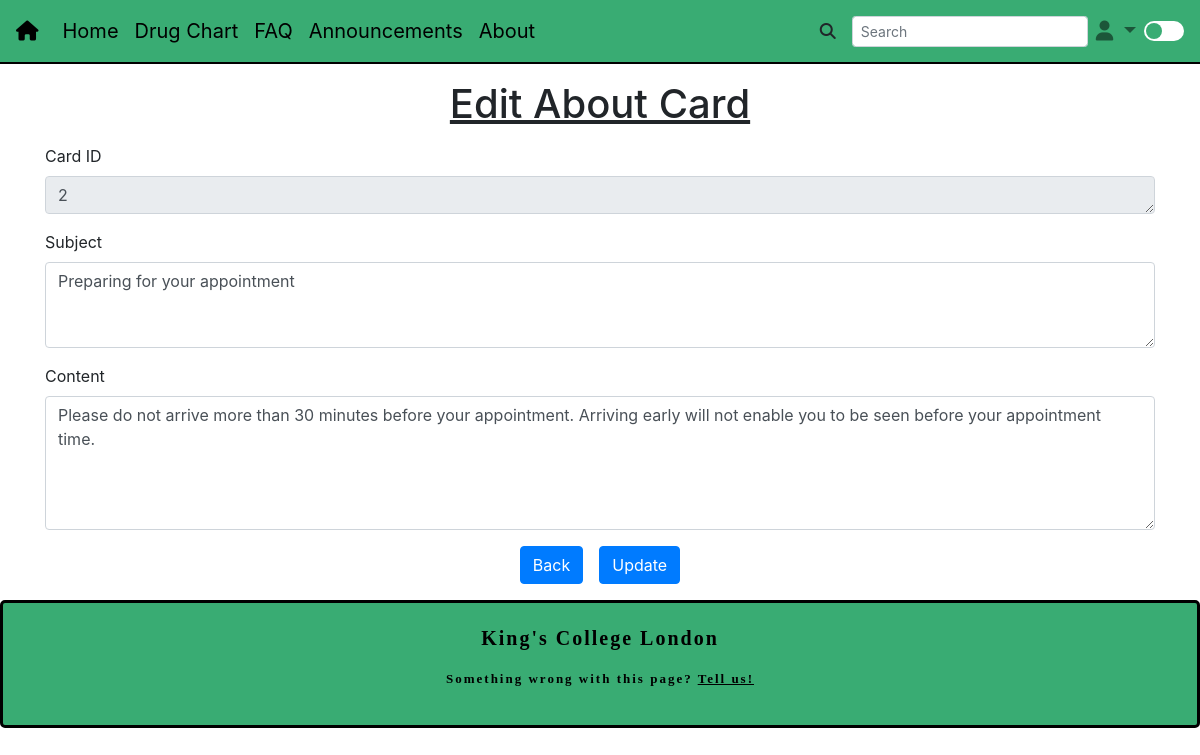
The app's page /about/edit/2 (signed in) with its own data.
### models.py (models this page shows)
class About(db.Model):
    id = db.Column(db.Integer, primary_key=True, autoincrement=True)
    title = db.Column(db.String(400), nullable=False)
    content = db.Column(db.String(10000), nullable=False)

### about/routes.py (the view)
@about.route('/about/edit/<id>', methods=['GET', 'POST'])
@login_required
def edit_card(id):
    about = About.query.get(id)
    if request.method == 'POST':
        if about:
            about.title = request.form['newSubject']
            about.content = request.form['newContent']
            db.session.commit()
        return redirect(url_for('main.about'))
    return render_template('about/edit.html', about=about)

### templates/about/edit.html (shortened to what this page needs)
{% extends 'base_templates/form.html' %}
{% from 'base_templates/form.html' import textarea, submit with context %}
{% block header %} Edit About Card {% endblock %}
{% block form %}
{{ textarea(title='Card ID', id='card', rows='1', cols='35', attributes=['readonly'], value=about.id) }}
{{ textarea(title='Subject', id='newSubject', rows='3', cols='60', attributes=['required'], value=about.title) }}
{{ textarea(title='Content', id='newContent', rows='5', cols='35', attributes=['required'], value=about.content) }}
{{ submit(back_url=url_for('main.about'), submit_text='Update') }}
{% endblock %}

### templates/base_templates/form.html
{% extends 'base_templates/base.html' %}
{% block body %}
<div class="container my-3">
  <div class="row">
    <div class="col">
      <h1>{% block header %}{% endblock %}</h1>
      <form action="" method="POST" enctype="multipart/form-data">
        {% block form %}{% endblock %}
      </form>
    </div>
  </div>
</div>
{% endblock %}
{% macro textarea(title, id, rows, cols, attributes=[], value='') %}
  <div class="md-form my-3">
    <label for="{{id}}">{{title}}</label>
    <textarea id="{{id}}" name="{{id}}" class="md-textarea form-control" rows="{{rows}}" cols="{{cols}}" {{attributes|join(' ')}}>{{value}}</textarea>
  </div>
{% endmacro %}
{% macro submit(back_url, submit_text='Submit', submit_id='submit') %}
<div class="row justify-content-center">
  <a href="{{back_url}}" class="btn btn-primary mx-2" role="button">Back</a>
  <input type="submit" class="btn btn-primary mx-2" id="{{submit_id}}" type="button" value="{{submit_text}}">
</div>
{% endmacro %}

### static/css/style.css (style rules this page uses)
h1 { text-decoration: underline; text-align: center; }

### static/css/nav-dl.css (style rules this page uses)
:root { --home-font-color: black; --staff-color: black; --font-color: black; --nav-bg-color:#39ac73; --footer-link-color: #206040; }

### records on screen
About: newSubject "Preparing for your appointment", newContent "Please do not arrive more than 30 minutes before your appointment. Arriving early will not enable you to be seen before your appointment time."

### other values on screen
{{ title }} "Card ID Subject Content"
